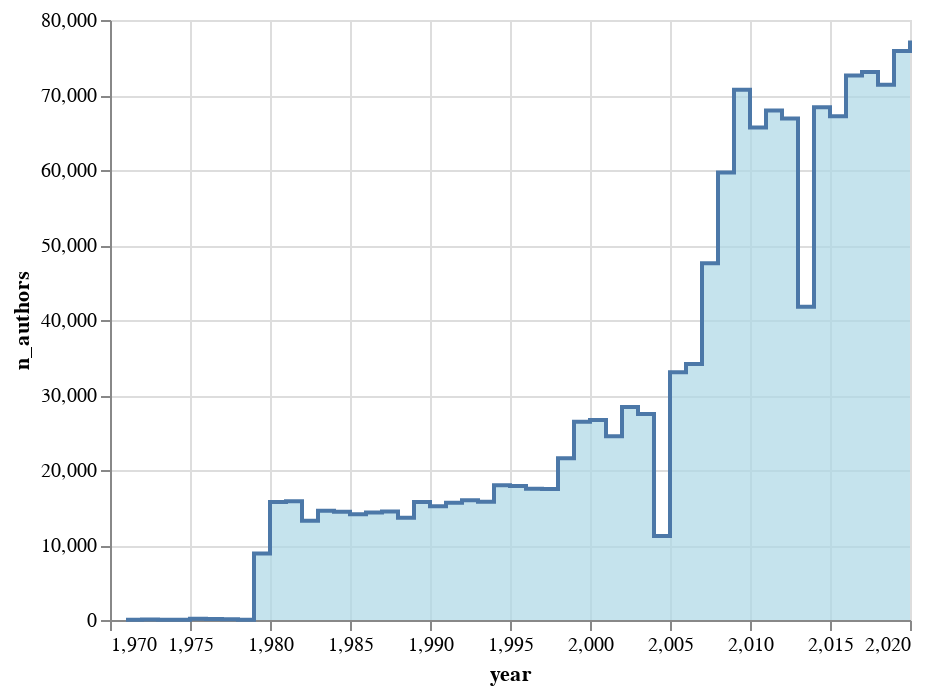

The notebook cell this image was saved under:
### Code cell
alt.Chart(df_summary).mark_area(
    color="lightblue",
    interpolate='step-after',
    line=True
).encode(
    x='year',
    y='n_authors'
)

### Figure 1 — Vega-Lite specification as saved in the notebook (floating-point values rounded to 4 significant figures)
{"config": {"view": {"continuousWidth": 400, "continuousHeight": 300}}, "data": {"name": "data-b0d64454579e5b17c1b44d523476cb66"}, "mark": {"type": "area", "color": "lightblue", "interpolate": "step-after", "line": true}, "encoding": {"x": {"type": "quantitative", "field": "year"}, "y": {"type": "quantitative", "field": "n_authors"}}, "$schema": "https://vega.github.io/schema/vega-lite/v4.8.1.json", "datasets": {"data-b0d64454579e5b17c1b44d523476cb66": [{"year": 1971, "n_authors": 35, "n_papers": 28, "n_authors_per_paper": 1.5, "n_papers_per_author": 1.2, "n_collabs": 13, "n_isolates": 12, "mean_collabs": 0.7429, "largest_component": 0.1143, "deg_assort": -0.2133, "avg_clustering": 0.0, "transitivity": 0.0}, {"year": 1972, "n_authors": 58, "n_papers": 42, "n_authors_per_paper": 1.429, "n_papers_per_author": 1.034, "n_collabs": 18, "n_isolates": 22, "mean_collabs": 0.6207, "largest_component": 0.03448, "deg_assort": null, "avg_clustering": 0.0, "transitivity": 0.0}, {"year": 1973, "n_authors": 47, "n_papers": 36, "n_authors_per_paper": 1.333, "n_papers_per_author": 1.021, "n_collabs": 12, "n_isolates": 23, "mean_collabs": 0.5106, "largest_component": 0.04255, "deg_assort": null, "avg_clustering": 0.0, "transitivity": 0.0}, {"year": 1974, "n_authors": 47, "n_papers": 34, "n_authors_per_paper": 1.441, "n_papers_per_author": 1.043, "n_collabs": 15, "n_isolates": 17, "mean_collabs": 0.6383, "largest_component": 0.04255, "deg_assort": null, "avg_clustering": 0.0, "transitivity": 0.0}, {"year": 1975, "n_authors": 161, "n_papers": 131, "n_authors_per_paper": 1.359, "n_papers_per_author": 1.106, "n_collabs": 44, "n_isolates": 74, "mean_collabs": 0.5466, "largest_component": 0.01863, "deg_assort": -0.02326, "avg_clustering": 0.0, "transitivity": 0.0}, {"year": 1976, "n_authors": 120, "n_papers": 96, "n_authors_per_paper": 1.375, "n_papers_per_author": 1.1, "n_collabs": 35, "n_isolates": 54, "mean_collabs": 0.5833, "largest_component": 0.03333, "deg_assort": -0.09804, "avg_clustering": 0.0, "transitivity": 0.0}, {"year": 1977, "n_authors": 103, "n_papers": 81, "n_authors_per_paper": 1.432, "n_papers_per_author": 1.126, "n_collabs": 34, "n_isolates": 38, "mean_collabs": 0.6602, "largest_component": 0.02913, "deg_assort": -0.09677, "avg_clustering": 0.0, "transitivity": 0.0}, {"year": 1978, "n_authors": 34, "n_papers": 28, "n_authors_per_paper": 1.357, "n_papers_per_author": 1.118, "n_collabs": 10, "n_isolates": 14, "mean_collabs": 0.5882, "largest_component": 0.05882, "deg_assort": null, "avg_clustering": 0.0, "transitivity": 0.0}, {"year": 1979, "n_authors": 8860, "n_papers": 7996, "n_authors_per_paper": 1.248, "n_papers_per_author": 1.126, "n_collabs": 1914, "n_isolates": 5197, "mean_collabs": 0.4321, "largest_component": 0.0006772, "deg_assort": 0.01995, "avg_clustering": 0.0, "transitivity": 0.0}, {"year": 1980, "n_authors": 15717, "n_papers": 15008, "n_authors_per_paper": 1.265, "n_papers_per_author": 1.208, "n_collabs": 3797, "n_isolates": 8707, "mean_collabs": 0.4832, "largest_component": 0.000509, "deg_assort": -0.02675, "avg_clustering": 0.0001485, "transitivity": 0.004184}, {"year": 1981, "n_authors": 15820, "n_papers": 15090, "n_authors_per_paper": 1.271, "n_papers_per_author": 1.212, "n_collabs": 3909, "n_isolates": 8603, "mean_collabs": 0.4942, "largest_component": 0.0006321, "deg_assort": 0.0005716, "avg_clustering": 0.0, "transitivity": 0.0}, {"year": 1982, "n_authors": 13248, "n_papers": 12408, "n_authors_per_paper": 1.271, "n_papers_per_author": 1.191, "n_collabs": 3231, "n_isolates": 7205, "mean_collabs": 0.4878, "largest_component": 0.0006793, "deg_assort": -0.01462, "avg_clustering": 0.0, "transitivity": 0.0}, {"year": 1983, "n_authors": 14570, "n_papers": 13565, "n_authors_per_paper": 1.272, "n_papers_per_author": 1.184, "n_collabs": 3527, "n_isolates": 7947, "mean_collabs": 0.4841, "largest_component": 0.0004804, "deg_assort": -0.008598, "avg_clustering": 0.0, "transitivity": 0.0}, {"year": 1984, "n_authors": 14422, "n_papers": 13707, "n_authors_per_paper": 1.268, "n_papers_per_author": 1.206, "n_collabs": 3488, "n_isolates": 7955, "mean_collabs": 0.4837, "largest_component": 0.0007627, "deg_assort": 0.02082, "avg_clustering": 0.0001618, "transitivity": 0.00471}, {"year": 1985, "n_authors": 14106, "n_papers": 13415, "n_authors_per_paper": 1.268, "n_papers_per_author": 1.205, "n_collabs": 3418, "n_isolates": 7728, "mean_collabs": 0.4846, "largest_component": 0.0005671, "deg_assort": 0.004392, "avg_clustering": 0.0, "transitivity": 0.0}, {"year": 1986, "n_authors": 14348, "n_papers": 13360, "n_authors_per_paper": 1.272, "n_papers_per_author": 1.185, "n_collabs": 3513, "n_isolates": 7740, "mean_collabs": 0.4897, "largest_component": 0.000697, "deg_assort": -0.01331, "avg_clustering": 0.0, "transitivity": 0.0}, {"year": 1987, "n_authors": 14471, "n_papers": 13475, "n_authors_per_paper": 1.269, "n_papers_per_author": 1.181, "n_collabs": 3466, "n_isolates": 7976, "mean_collabs": 0.479, "largest_component": 0.0008983, "deg_assort": 0.05712, "avg_clustering": 0.0003686, "transitivity": 0.01172}, {"year": 1988, "n_authors": 13647, "n_papers": 12683, "n_authors_per_paper": 1.268, "n_papers_per_author": 1.179, "n_collabs": 3265, "n_isolates": 7483, "mean_collabs": 0.4785, "largest_component": 0.0005129, "deg_assort": 0.02302, "avg_clustering": 0.0, "transitivity": 0.0}, {"year": 1989, "n_authors": 15746, "n_papers": 14852, "n_authors_per_paper": 1.26, "n_papers_per_author": 1.189, "n_collabs": 3721, "n_isolates": 8757, "mean_collabs": 0.4726, "largest_component": 0.0004446, "deg_assort": -0.009351, "avg_clustering": 0.0, "transitivity": 0.0}, {"year": 1990, "n_authors": 15161, "n_papers": 14224, "n_authors_per_paper": 1.266, "n_papers_per_author": 1.187, "n_collabs": 3636, "n_isolates": 8336, "mean_collabs": 0.4797, "largest_component": 0.0005277, "deg_assort": 0.02035, "avg_clustering": 0.0001979, "transitivity": 0.005714}, {"year": 1991, "n_authors": 15641, "n_papers": 14467, "n_authors_per_paper": 1.278, "n_papers_per_author": 1.182, "n_collabs": 3851, "n_isolates": 8415, "mean_collabs": 0.4924, "largest_component": 0.0005115, "deg_assort": 0.0154, "avg_clustering": 0.0, "transitivity": 0.0}, {"year": 1992, "n_authors": 15973, "n_papers": 14889, "n_authors_per_paper": 1.278, "n_papers_per_author": 1.192, "n_collabs": 3978, "n_isolates": 8567, "mean_collabs": 0.4981, "largest_component": 0.0005008, "deg_assort": 0.07064, "avg_clustering": 0.0003965, "transitivity": 0.02396}, {"year": 1993, "n_authors": 15768, "n_papers": 14683, "n_authors_per_paper": 1.279, "n_papers_per_author": 1.191, "n_collabs": 3910, "n_isolates": 8438, "mean_collabs": 0.4959, "largest_component": 0.0005074, "deg_assort": -0.003961, "avg_clustering": 9.513e-05, "transitivity": 0.005445}, {"year": 1994, "n_authors": 17965, "n_papers": 16970, "n_authors_per_paper": 1.275, "n_papers_per_author": 1.204, "n_collabs": 4480, "n_isolates": 9653, "mean_collabs": 0.4987, "largest_component": 0.000835, "deg_assort": 0.04235, "avg_clustering": 0.0, "transitivity": 0.0}, {"year": 1995, "n_authors": 17882, "n_papers": 16748, "n_authors_per_paper": 1.269, "n_papers_per_author": 1.189, "n_collabs": 4327, "n_isolates": 9758, "mean_collabs": 0.484, "largest_component": 0.0005033, "deg_assort": 0.04411, "avg_clustering": 0.0001305, "transitivity": 0.004854}, {"year": 1996, "n_authors": 17514, "n_papers": 16117, "n_authors_per_paper": 1.28, "n_papers_per_author": 1.178, "n_collabs": 4354, "n_isolates": 9343, "mean_collabs": 0.4972, "largest_component": 0.0003997, "deg_assort": -0.007636, "avg_clustering": 0.0001713, "transitivity": 0.004886}, {"year": 1997, "n_authors": 17462, "n_papers": 15988, "n_authors_per_paper": 1.278, "n_papers_per_author": 1.17, "n_collabs": 4282, "n_isolates": 9388, "mean_collabs": 0.4904, "largest_component": 0.0004009, "deg_assort": 0.01113, "avg_clustering": 0.0, "transitivity": 0.0}, {"year": 1998, "n_authors": 21557, "n_papers": 14482, "n_authors_per_paper": 1.758, "n_papers_per_author": 1.181, "n_collabs": 17871, "n_isolates": 6230, "mean_collabs": 1.658, "largest_component": 0.004685, "deg_assort": 0.8288, "avg_clustering": 0.374, "transitivity": 0.8591}, {"year": 1999, "n_authors": 26441, "n_papers": 17212, "n_authors_per_paper": 1.864, "n_papers_per_author": 1.213, "n_collabs": 25535, "n_isolates": 6745, "mean_collabs": 1.931, "largest_component": 0.004992, "deg_assort": 0.7577, "avg_clustering": 0.4213, "transitivity": 0.8359}, {"year": 2000, "n_authors": 26663, "n_papers": 17873, "n_authors_per_paper": 1.847, "n_papers_per_author": 1.238, "n_collabs": 25841, "n_isolates": 6901, "mean_collabs": 1.938, "largest_component": 0.006038, "deg_assort": 0.8258, "avg_clustering": 0.4107, "transitivity": 0.8388}, {"year": 2001, "n_authors": 24504, "n_papers": 15852, "n_authors_per_paper": 1.86, "n_papers_per_author": 1.203, "n_collabs": 23559, "n_isolates": 6346, "mean_collabs": 1.923, "largest_component": 0.005673, "deg_assort": 0.7124, "avg_clustering": 0.4285, "transitivity": 0.8308}, {"year": 2002, "n_authors": 28400, "n_papers": 18485, "n_authors_per_paper": 1.912, "n_papers_per_author": 1.245, "n_collabs": 29089, "n_isolates": 6718, "mean_collabs": 2.049, "largest_component": 0.02947, "deg_assort": 0.6185, "avg_clustering": 0.4384, "transitivity": 0.788}, {"year": 2003, "n_authors": 27480, "n_papers": 17449, "n_authors_per_paper": 1.929, "n_papers_per_author": 1.225, "n_collabs": 28829, "n_isolates": 6391, "mean_collabs": 2.098, "largest_component": 0.004803, "deg_assort": 0.7948, "avg_clustering": 0.4556, "transitivity": 0.8458}, {"year": 2004, "n_authors": 11193, "n_papers": 6432, "n_authors_per_paper": 1.932, "n_papers_per_author": 1.11, "n_collabs": 11136, "n_isolates": 2806, "mean_collabs": 1.99, "largest_component": 0.005092, "deg_assort": 0.9276, "avg_clustering": 0.4537, "transitivity": 0.9234}, {"year": 2005, "n_authors": 33034, "n_papers": 18775, "n_authors_per_paper": 2.242, "n_papers_per_author": 1.274, "n_collabs": 44784, "n_isolates": 5384, "mean_collabs": 2.711, "largest_component": 0.09136, "deg_assort": 0.6143, "avg_clustering": 0.545, "transitivity": 0.7351}, {"year": 2006, "n_authors": 34145, "n_papers": 18837, "n_authors_per_paper": 2.3, "n_papers_per_author": 1.269, "n_collabs": 48534, "n_isolates": 5061, "mean_collabs": 2.843, "largest_component": 0.07846, "deg_assort": 0.6835, "avg_clustering": 0.5567, "transitivity": 0.7646}, {"year": 2007, "n_authors": 47580, "n_papers": 28125, "n_authors_per_paper": 2.254, "n_papers_per_author": 1.332, "n_collabs": 69576, "n_isolates": 7609, "mean_collabs": 2.925, "largest_component": 0.1646, "deg_assort": 0.5609, "avg_clustering": 0.5437, "transitivity": 0.7004}, {"year": 2008, "n_authors": 59667, "n_papers": 35104, "n_authors_per_paper": 2.318, "n_papers_per_author": 1.364, "n_collabs": 92181, "n_isolates": 8751, "mean_collabs": 3.09, "largest_component": 0.2003, "deg_assort": 0.5342, "avg_clustering": 0.5646, "transitivity": 0.6902}, {"year": 2009, "n_authors": 70702, "n_papers": 41251, "n_authors_per_paper": 2.32, "n_papers_per_author": 1.354, "n_collabs": 113433, "n_isolates": 10591, "mean_collabs": 3.209, "largest_component": 0.2118, "deg_assort": 0.8821, "avg_clustering": 0.564, "transitivity": 0.7853}, {"year": 2010, "n_authors": 65676, "n_papers": 37039, "n_authors_per_paper": 2.34, "n_papers_per_author": 1.32, "n_collabs": 100742, "n_isolates": 9570, "mean_collabs": 3.068, "largest_component": 0.1823, "deg_assort": 0.7687, "avg_clustering": 0.5725, "transitivity": 0.7523}, {"year": 2011, "n_authors": 67938, "n_papers": 36226, "n_authors_per_paper": 2.488, "n_papers_per_author": 1.327, "n_collabs": 116363, "n_isolates": 8740, "mean_collabs": 3.426, "largest_component": 0.2069, "deg_assort": 0.6723, "avg_clustering": 0.5995, "transitivity": 0.7055}, {"year": 2012, "n_authors": 66880, "n_papers": 35059, "n_authors_per_paper": 2.496, "n_papers_per_author": 1.308, "n_collabs": 113423, "n_isolates": 8323, "mean_collabs": 3.392, "largest_component": 0.2006, "deg_assort": 0.6344, "avg_clustering": 0.6077, "transitivity": 0.725}, {"year": 2013, "n_authors": 41771, "n_papers": 19696, "n_authors_per_paper": 2.556, "n_papers_per_author": 1.205, "n_collabs": 67267, "n_isolates": 5049, "mean_collabs": 3.221, "largest_component": 0.08073, "deg_assort": 0.6317, "avg_clustering": 0.6296, "transitivity": 0.8003}, {"year": 2014, "n_authors": 68363, "n_papers": 37226, "n_authors_per_paper": 2.456, "n_papers_per_author": 1.337, "n_collabs": 114852, "n_isolates": 8417, "mean_collabs": 3.36, "largest_component": 0.2105, "deg_assort": 0.911, "avg_clustering": 0.6033, "transitivity": 0.8042}, {"year": 2015, "n_authors": 67181, "n_papers": 36610, "n_authors_per_paper": 2.38, "n_papers_per_author": 1.297, "n_collabs": 99874, "n_isolates": 8830, "mean_collabs": 2.973, "largest_component": 0.1344, "deg_assort": 0.5224, "avg_clustering": 0.5833, "transitivity": 0.7345}, {"year": 2016, "n_authors": 72588, "n_papers": 38587, "n_authors_per_paper": 2.455, "n_papers_per_author": 1.305, "n_collabs": 115138, "n_isolates": 8665, "mean_collabs": 3.172, "largest_component": 0.1615, "deg_assort": 0.7194, "avg_clustering": 0.6025, "transitivity": 0.754}, {"year": 2017, "n_authors": 73079, "n_papers": 38305, "n_authors_per_paper": 2.479, "n_papers_per_author": 1.299, "n_collabs": 115579, "n_isolates": 8428, "mean_collabs": 3.163, "largest_component": 0.1701, "deg_assort": 0.6176, "avg_clustering": 0.6045, "transitivity": 0.7548}, {"year": 2018, "n_authors": 71355, "n_papers": 35528, "n_authors_per_paper": 2.581, "n_papers_per_author": 1.285, "n_collabs": 122699, "n_isolates": 7367, "mean_collabs": 3.439, "largest_component": 0.1816, "deg_assort": 0.8811, "avg_clustering": 0.6283, "transitivity": 0.8138}, {"year": 2019, "n_authors": 75878, "n_papers": 36991, "n_authors_per_paper": 2.642, "n_papers_per_author": 1.288, "n_collabs": 132041, "n_isolates": 7256, "mean_collabs": 3.48, "largest_component": 0.1909, "deg_assort": 0.9046, "avg_clustering": 0.643, "transitivity": 0.8107}, {"year": 2020, "n_authors": 77282, "n_papers": 37152, "n_authors_per_paper": 2.659, "n_papers_per_author": 1.278, "n_collabs": 133958, "n_isolates": 7373, "mean_collabs": 3.467, "largest_component": 0.1917, "deg_assort": 0.6969, "avg_clustering": 0.6467, "transitivity": 0.7676}]}}
